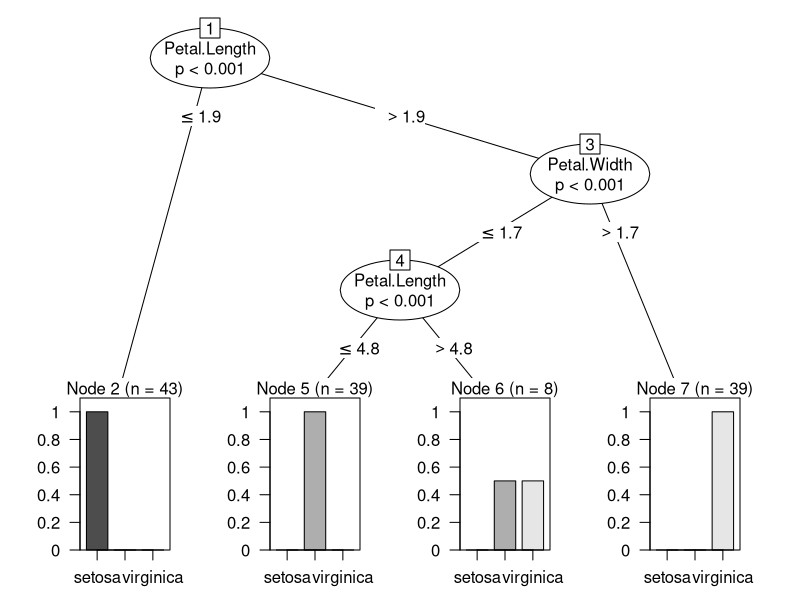
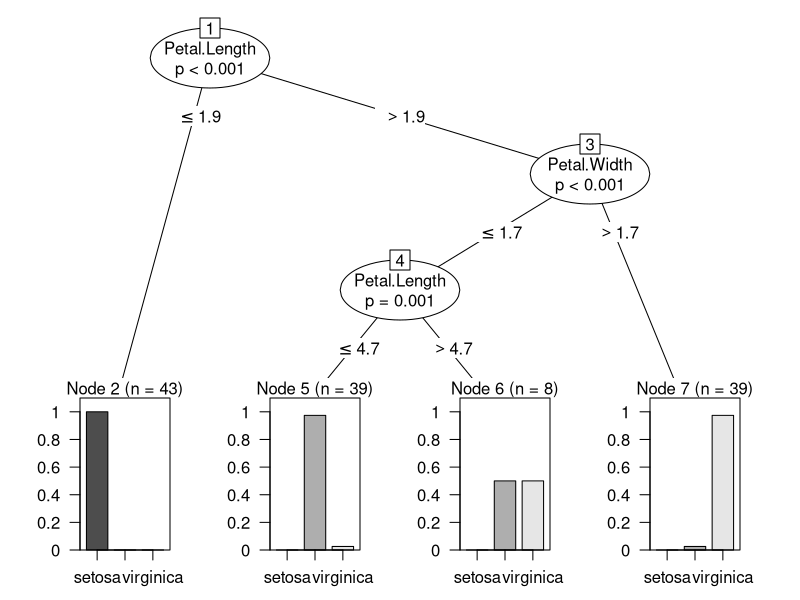
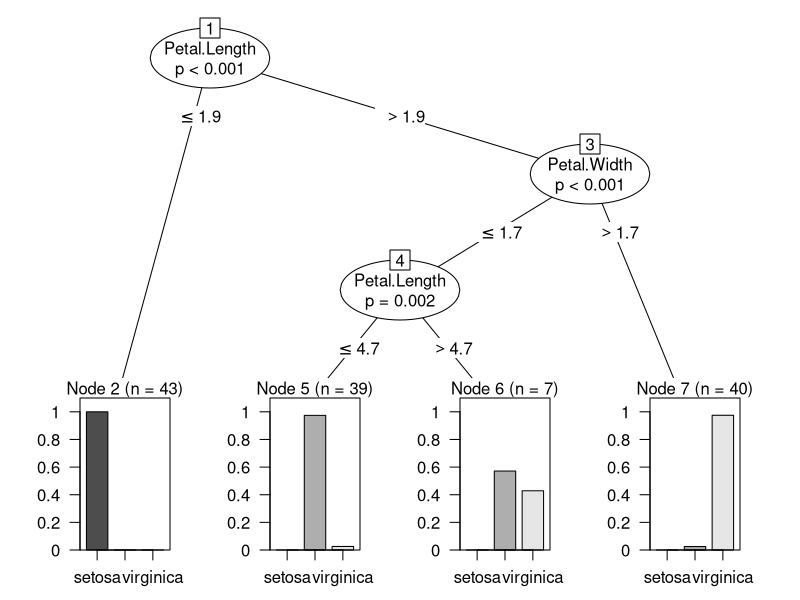
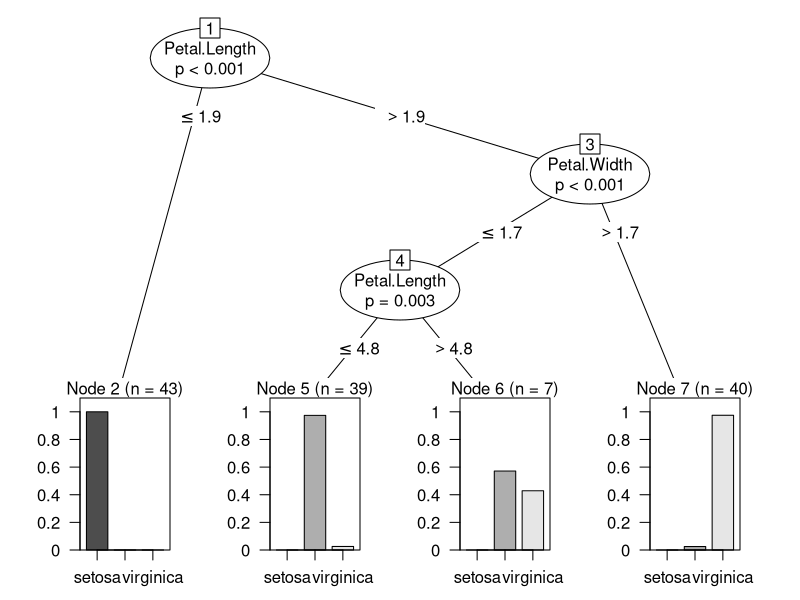
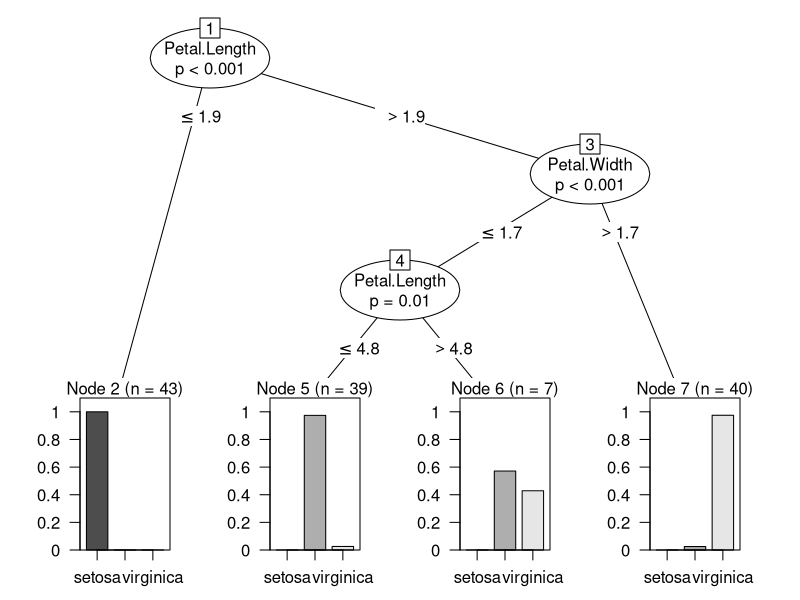
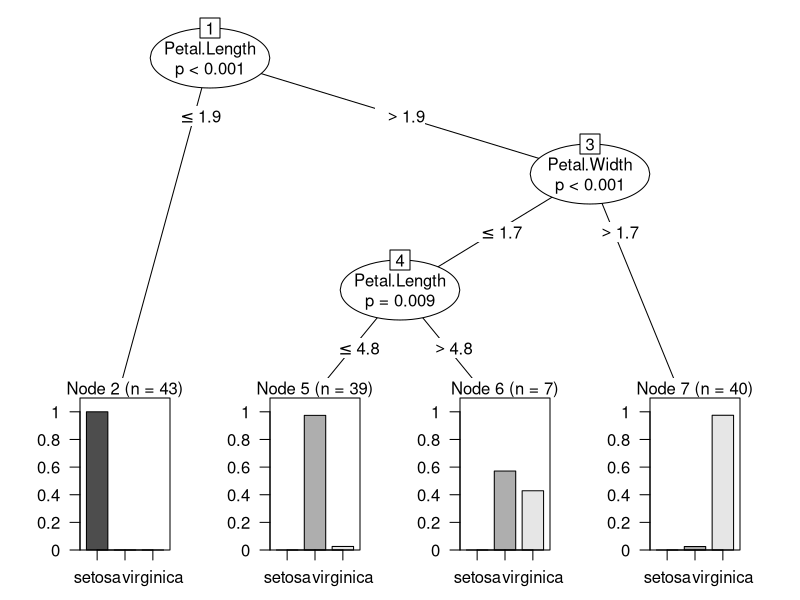
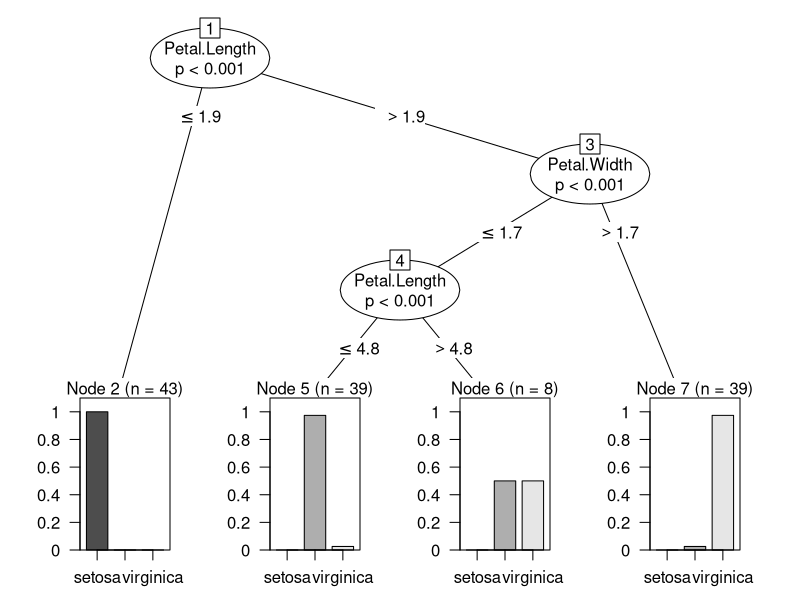
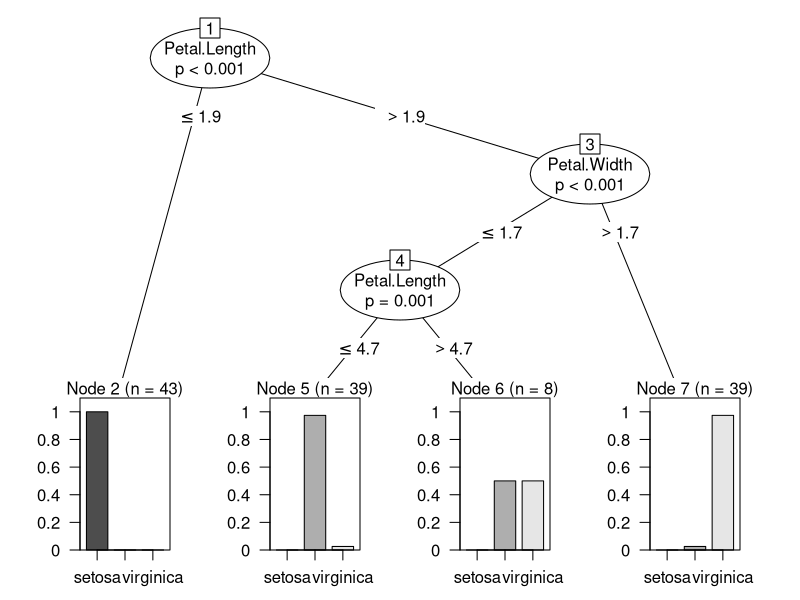

Recreate these plots in R, in order.
data("iris")
View(iris)
install.packages("party")

library(caret)
library(party)
sample <- createDataPartition(iris$Species, p = 0.85, list = FALSE)
train <- iris[sample,]
test <- iris[-sample,]

#model building 
attach(train)
model1 <- ctree(Species~., data = train)

summary(model1)
plot(model1)
attributes(model1)

#evaluation

pred <- predict(model1, test[,-5])

pred
table(pred)

a <- table(test$Species, pred)

acc <- sum(diag(a)/sum(a))
acc #95%

#bagging

accuracy <- c()
for(i in 1:100)
{
  print(i)
  sample <- createDataPartition(iris$Species, p = 0.85, list = FALSE)
  train1 <- iris[sample,]
  test <- iris[-sample,]
  
  #model building 
  attach(train1)
  model1 <- ctree(Species~., data = train1)
  
  summary(model1)
  plot(model1)
  attributes(model1)
  
  #evaluation
  
  pred <- predict(model1, test[,-5])
  
  pred
  table(pred)
  
  a <- table(test$Species, pred)
  
  accuracy <- sum(diag(a)/sum(a))
  
}
  
accuracy
summary(accuracy)
attributes(accuracy)
